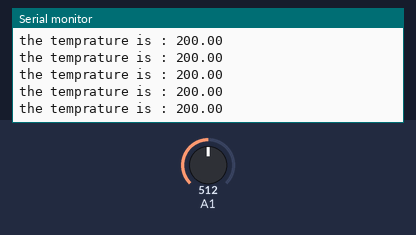
Simulated run of this sketch. Board: Arduino Uno, built with avr-gcc and run on an emulated ATmega328P. Parts: the last lines printed to the serial monitor. The inputs (shaded band) are chosen by the test bench; at power-on: A1 = 512.

Above: at 1.2 s.
1.3 s: A1 set to 716
At 1.32 s:
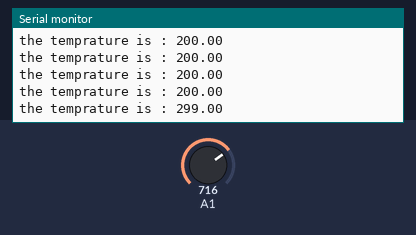
2.8 s: A1 set to 900
At 2.83 s:
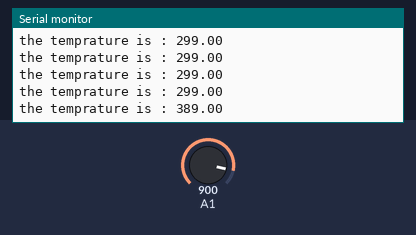
Timing chart, 0 to 5.8 s (numbered marks = the images above; inputs shaded):
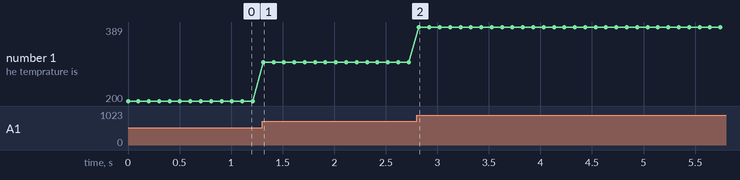

The sketch:

temp_sensor.ino
```cpp
double voltage; // the measuring voltage
double temp;// the temprature

void setup()
{
  Serial.begin(9600);// to write the value of the temprature
}

void loop()
{
  voltage=analogRead(A1);//reading the voltage
  temp= map(voltage,20,358,-40,125);
  // rescale the voltage to give correct temprature value
  Serial.print("the temprature is : ");
  Serial.print(temp);//writing the temprature value
  Serial.print("\n");
  delay(100);
}
```

Measured:
- after the input at 1.3 s, the serial monitor: prints a new line at once (image 1)
- after the input at 2.8 s, the serial monitor: prints a new line at once (image 2)
- plotted number 1: 200 → 299 after the input at 1.3 s, 299 → 389 after the input at 2.8 s
